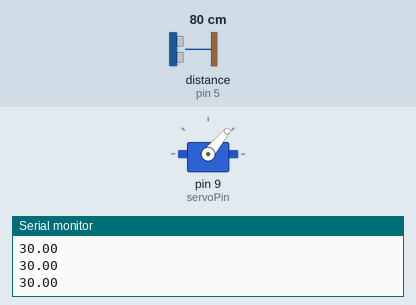
This sketch was run on a simulated Arduino Uno, built with avr-gcc and run on an emulated ATmega328P. On the bench: servo, the last lines printed to the serial monitor. Wiring (inferred from the names in the program): ultrasonic range finder: trigger pin 4; echo pin 5. The test bench sets the inputs (shaded band); at power-on: distance to the obstacle (sensor on pin 5) 80 cm. The echo pulse lasts 58.3 µs per cm.

Above: at 2.2 s.
2.3 s: distance to the obstacle (sensor on pin 5) set to 18 cm
At 2.37 s:
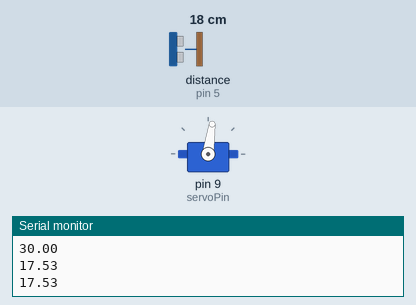
5.3 s: distance to the obstacle (sensor on pin 5) set to 2 cm
6.8 s: distance to the obstacle (sensor on pin 5) set to 35 cm
At 8.0 s:
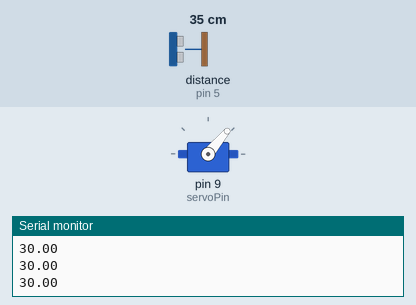
8.3 s: distance to the obstacle (sensor on pin 5) set to 4 cm
At 9.6 s:
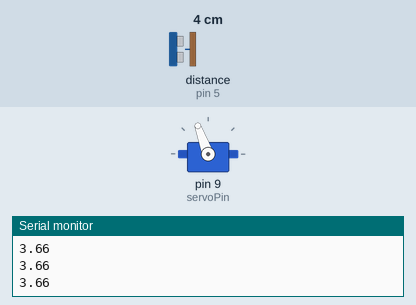
Timing chart, 0 to 10.8 s (numbered marks = the images above; inputs shaded):
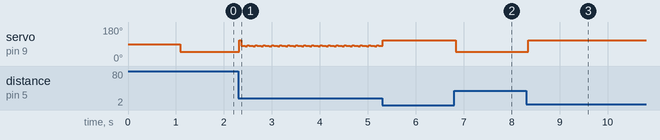

The sketch:

non_lib.ino
```cpp
#include <Servo.h>

const int servoPin = 9;                          //서보의 핀번호

float Kp = 5;                //P게인 값
float Ki = 0;                  //I게인 값
float Kd = 3;                  //D게인 값
double Setpoint, Input, Output, ServoOutput, error, OutputSum,dInput;
float lastInput=0;
float duration, distance;

Servo myServo;                                     //서보 객체 생성, 초기화


int echoPin = 5;                 //초음파 핀번호 설정
int trigPin = 4;

void setup() {
  Serial.begin(9600);                  //시리얼 통신 초기화
  myServo.attach(servoPin);            //서보모터 핀번호 설정

  Input = readPosition();             //막대 위의 공의 위치를 측정값 함수 호출

  //초음파 센서 설정
  pinMode(trigPin, OUTPUT);
  pinMode(echoPin, INPUT);

}

void loop() {
  Setpoint = 18;                         //막대 중앙 위치(Set Point를 15cm로 설정)
  Input = readPosition();                //공의 위치 측정
  dInput=Input-lastInput;
  error=Setpoint-Input;
  OutputSum+=Ki*error;
  if (30<OutputSum)
  {
    OutputSum=30;
  }
  if (OutputSum<-30)
  {
    OutputSum=-30;
  }
  Output=Kp*error;
  Output+=OutputSum-Kd*dInput;
  if (30<Output)
  {
    Output=30;
  }
  if (Output<-30)
  {
    Output=-30;
  }
  lastInput=Input;


   Serial.println(Input);

  ServoOutput=80+Output;                //서보모터의 각도 설정(100도는 서보모터가 수평을 이루었을 때 각도)
  myServo.write(ServoOutput);            //서보모터에게 값 전달
}


float readPosition() {
  delay(40);                             //딜레이 설정

  //초음파 센서 거리 측정 부분
  digitalWrite(trigPin, HIGH);
  delayMicroseconds(2);
  digitalWrite(trigPin, LOW);

  duration = pulseIn(echoPin, HIGH);
  distance = ((float)(340 * duration) / 10000) / 2;


  if(distance > 30) {                   //공의 측정거리가 30cm 이상일 경우 최대 30으로 설정
    distance=30;
  }

           //시리얼 모니터로 공의 거리 출력

  return distance;                      //측정값 반환
}
```

Measured:
- after the input at 2.3 s, servo on pin 9 (servoPin): 50° → 110° at once, then repeats every 0.17 s: 82° 0.08 s, 79° 0.04 s, 83° 0.04 s
- after the input at 6.8 s, servo on pin 9 (servoPin): 110° → 50° at once
- after the input at 8.3 s, servo on pin 9 (servoPin): 50° → 110° at once
